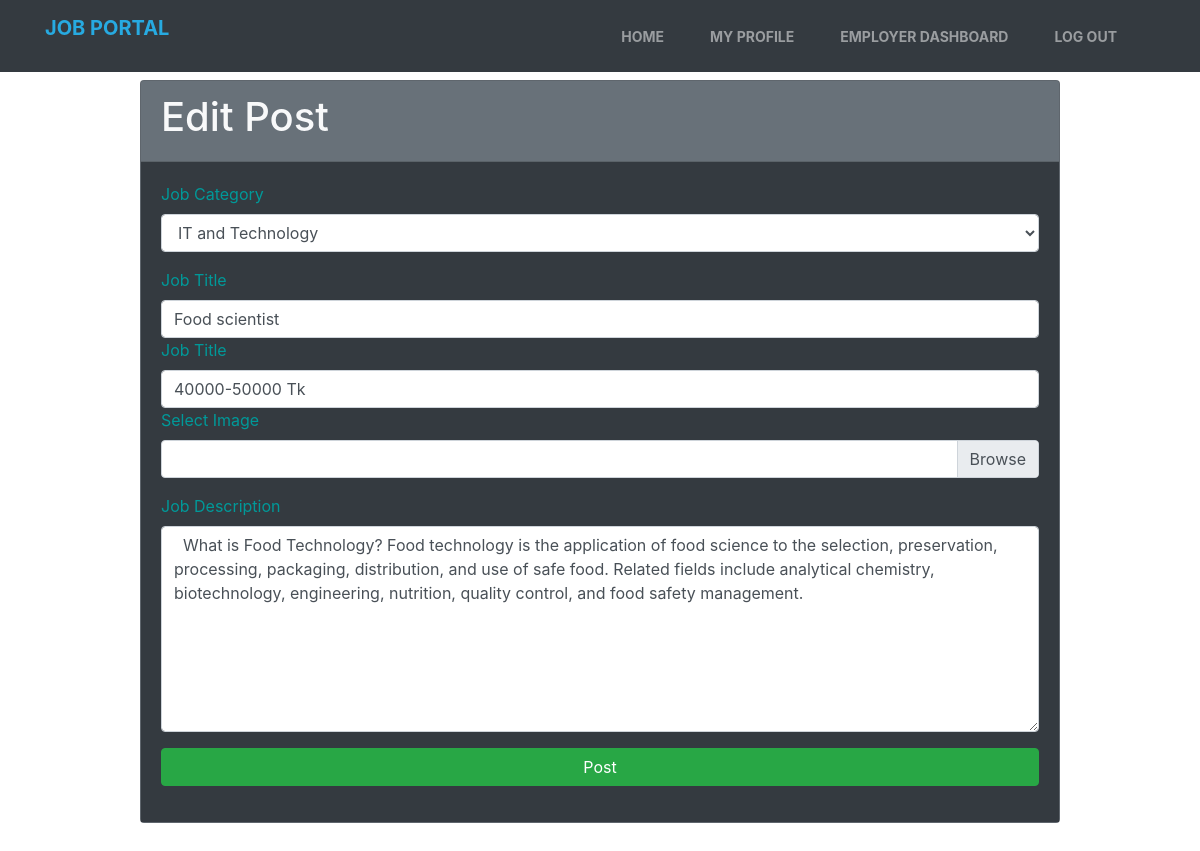
/Editpost.php?id=21 (signed in), run on the app's committed database.
### tables this page shows
CREATE TABLE `jobpost` (
  `id` int(100) NOT NULL,
  `category` varchar(50) NOT NULL,
  `title` varchar(70) NOT NULL,
  `salary` varchar(100) NOT NULL,
  `image` varchar(20) NOT NULL,
  `jobdescription` varchar(1000) NOT NULL,
  `tme` varchar(30) NOT NULL,
  `empid` int(100) NOT NULL
);

### Editpost.php (the view, shortened to what this page needs)
<?php require_once("include/db.php"); ?>
<?php
$ID=$_GET["id"];
?>
<!DOCTYPE html>
<html lang="en">
<head>
    <link rel="stylesheet" href="css/bootstrap.min.css">
    <link rel="stylesheet" href="Style.css">
</head>
<body>
    <nav class="navbar navbar-expand-lg navbar-dark bg-dark">
        <div class="container">
        <a class="navbar-brand" href="Home.php">
<p style="color:#27aae1;font-weight: bold;">
JOB PORTAL</p></a>
            <div class="col-auto">
                <div class="collapse navbar-collapse" id="navbarSupportedContent">
                    <ul class="navbar-nav mr-auto">
                        <li class="nav-item ">
                            <a class="nav-link" href="Home.php">Home <span class="sr-only"></span></a>
                        </li>
                        <li class="nav-item">
                            <a class="nav-link" href="profile.php">MY Profile</a>
                        </li>
                        <li class="nav-item">
                            <a class="nav-link" href="employer_view.php">Employer Dashboard</a>
                        </li>
                        <li class="nav-item">
                            <a class="nav-link" href="signout.php">Log out</a>
                        </li>
                    </ul>
                </div>
            </div>
        </div>
    </nav>
	<section class ="container py-2 mb-4">
		<div class="row" >
			<div class="offset-lg-1 col-lg-10" >
                <?php
                    $b="SELECT * FROM jobpost WHERE id='$ID'";
                    $result = mysqli_query($conn, $b);
                    if (mysqli_num_rows($result) > 0) {
                        while($row = mysqli_fetch_assoc($result))
                            {
                               $t=$row["title"];
                               $d=$row["jobdescription"];
                               $sal=$row["salary"];
                             }
                    }
                    else {
                        echo "0 results";
                    }
                ?>
				<form class="" action="Editpost.php?id=<?php echo $ID;?>" method="post" enctype="multipart/form-data">
					<div class="card bg-secondary text-light">
						<div class="card-header">
							<h1> Edit Post </h1>
						</div>
						<div class="card-body bg-dark">
							<div class="form-group">
                            <div class="form-group">
								<label for="categorytitle"> <span class="FieldInfo"style="color:rgb(0, 153, 153)">Job Category</span></label>
								<select class="form-control" id="categorytitle" name="category1">
                                    <?php
                                        $a="SELECT title FROM category";
                                        $result = mysqli_query($conn, $a);
                                        if (mysqli_num_rows($result) > 0) {
                                            while($row = mysqli_fetch_assoc($result)) { ?>
                                                <option> <?php echo $row["title"];?> </option>
                                           <?php }
                                        } else {
                                            echo "0 results";
                                        }
                                    ?>
                                </select>
                            </div>
                            <div>
								<label for="title"> <span style="color:rgb(0, 153, 153) ">Job Title</span></label>
								<input class ="form-control" type="text" name="jobtitle" id="title" placeholder="Add New Category Title" value="<?php echo $t; ?>">
                            </div>
                            <div>
                                <label for="salary"> <span style="color:rgb(0, 153, 153) ">Job Title</span></label>
                                <input class ="form-control" type="text" name="salary" id="salary" placeholder="Salary" value="<?php echo $sal; ?>">
                            </div>
                            <div class="form-group">
                                <label for="imageSelect"> <span style="FieldInfo; color:rgb(0, 153, 153);"> Select Image</span></label>
                                    <div class="custom-file">
                                        <label for="imageSelect" class="custom-file-label"> </label>
                                    </div>
                            </div>
							<div class="form-group">
								<label for="job"> <span style="FieldInfo;color:rgb(0, 153, 153) ">Job Description</span></label>
								<textarea class ="form-control" name="jobdescription" id="job" rows="8" cols="60"> <?php echo $d ;?></textarea>
                            </div>
                            <div class="row">
								<div class="col-lg-12">
									<button type="Submit" name="Submit" class="btn btn-success btn-block">
										Post
									</button>
								</div>
							</div>
						</div>
					</div>
				</form>
			</div>
		</div>
	</section>
</body>
</html>

### Style.css (style rules this page uses)
.navbar-dark .navbar-nav .nav-link { font-weight: 700; font-size: 14px; text-transform: uppercase; }
.navbar-dark .navbar-nav .nav-item { margin: 0 15px; }

### data on the page
jobpost: jobtitle "Food scientist", salary "40000-50000 Tk", jobdescription "What is Food Technology? Food technology is the application of food science to the selection, preservation, processing, packaging, distribution, and use of safe food. Related fields include analytical chemistry, biotechnology, engineering, nutrition, quality control, and food safety management."

### other printed values
form field category1 "IT and Technology"
